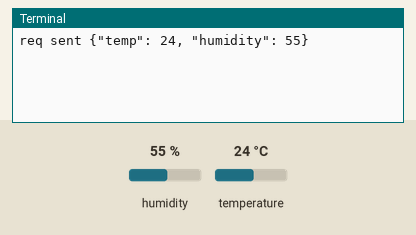
This program was run on a simulated Raspberry Pi (BCM pin numbers), started with the arguments 3 3. Shown: the last lines printed to the terminal. The test bench sets the inputs (shaded band); at power-on: humidity 55 %, temperature 24 °C. Web requests get an empty 200 reply after 0.4 s; the clock reads 2024-03-15 10:24:30 at power-on unless the program sets it.

Above: at 1.2 s.
1.3 s: humidity set to 22 %
At 6.0 s:
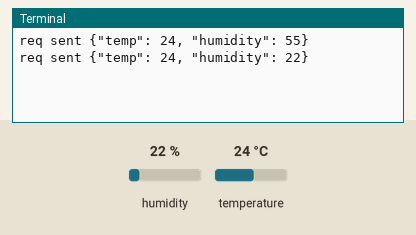
6.3 s: temperature set to 12 °C
At 10.2 s:
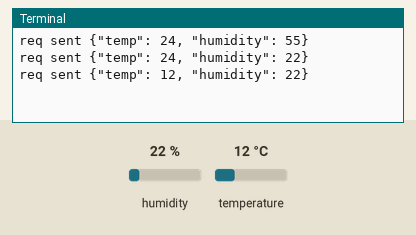
11.3 s: humidity set to 40 %
At 14.1 s:
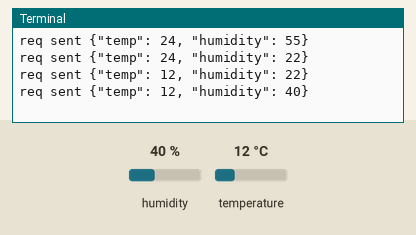
Timing chart, 0 to 15.6 s (numbered marks = the images above; inputs shaded):
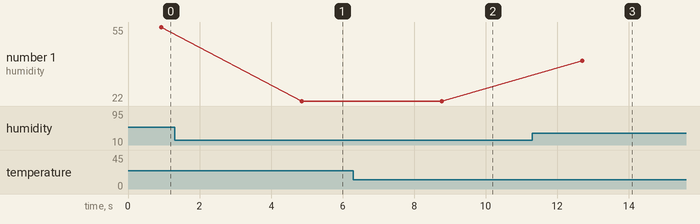

Measured:
- after the input at 1.3 s, the terminal: prints a new line after 3.6 s (image 1)
- after the input at 6.3 s, the terminal: prints a new line after 2.5 s (image 2)
- after the input at 11.3 s, the terminal: prints a new line after 1.4 s (image 3)
- plotted number 1: 55 → 22 after the input at 1.3 s, 22 → 40 after the input at 11.3 s

The program:

main.py
```python
import requests
import Adafruit_DHT
import sys
import json
import time

sensor = Adafruit_DHT.DHT11
pin = 25

headers = {
  'Content-type': 'application/json',
  'Content-length' : ""
}


def req(payload):
  payload_text = json.dumps(payload)
  headers["Content-length"] = str(len(payload_text))
  try:
    r = requests.post('http://192.168.0.29:3000/', headers = headers, json=payload_text)
    print('req sent', payload_text)
  except Exception as e:
    print(e)

def temps(run_time, time_between_readings):
  t_end = time.time() + run_time
  t_read = time_between_readings
  while(True):
    try:
      humidity, temperature = Adafruit_DHT.read_retry(sensor, pin)
      if humidity is not None and temperature is not None:
        json_data = {"temp": int(temperature), "humidity" : int(humidity)}
        req(json_data)
        time.sleep(t_read)
    except Exception as e:
      print(e)
      break

if __name__ == "__main__":
  run_time = int(sys.argv[1])
  time_between_readings = int(sys.argv[2])
  temps(run_time, time_between_readings)
```
